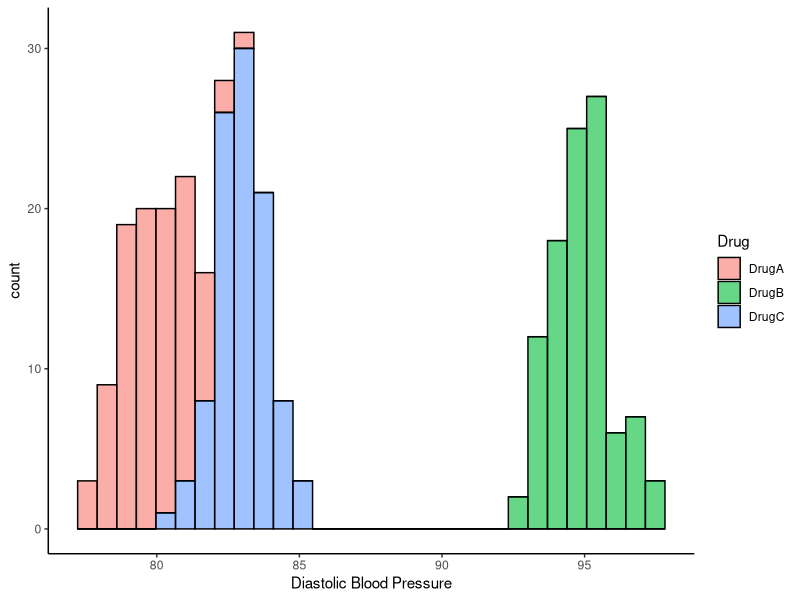

The R script that drew this image:
## ---- chunk 1
knitr::opts_chunk$set(echo = TRUE)
## ---- chunk 2
library(ggplot2)
library(dplyr)
library(gridExtra)
library(tidyr)
## ---- chunk 3
DrugA <- rnorm(100, mean = 80, sd = 1)
DrugB <- rnorm(100, mean = 95, sd = 1)
DrugC <- rnorm(100, mean = 83, sd = 1)

df <- data.frame(DrugA, DrugB, DrugC)

df2 <- df %>% pivot_longer(
  cols = `DrugA`:`DrugC`,
  names_to = "Drug",
  values_to = "Blood_Pressure"
)
head(df2)
## ---- chunk 4
ggplot(df2, aes(x = Blood_Pressure, fill = Drug)) +
  geom_histogram(color = "black", alpha = 0.6) +
  theme_classic() +
  xlab("Diastolic Blood Pressure")
## ---- chunk 5
shapiro.test(DrugA)
shapiro.test(DrugB)
shapiro.test(DrugC)
## ---- chunk 6
bartlett.test(Blood_Pressure ~ Drug, data = df2)
